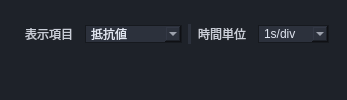
        <widget class="QFrame" name="gridFrame_1">
         <property name="minimumSize">
          <size>
           <width>0</width>
           <height>0</height>
          </size>
         </property>
         <property name="styleSheet">
          <string notr="true">QFrame{
background-color: rgb(30, 34, 41);
border-color:rgb(30, 34, 41);
border-width: 1px;
border-style: solid;
border-radius: 10px;
font: 12px bold italic large &quot;游ゴシック&quot;;
}</string>
         </property>
         <property name="frameShape">
          <enum>QFrame::StyledPanel</enum>
         </property>
         <property name="frameShadow">
          <enum>QFrame::Raised</enum>
         </property>
         <layout class="QGridLayout" name="gridLayout_3">
          <property name="leftMargin">
           <number>6</number>
          </property>
          <property name="topMargin">
           <number>6</number>
          </property>
          <property name="rightMargin">
           <number>0</number>
          </property>
          <property name="bottomMargin">
           <number>6</number>
          </property>
          <property name="horizontalSpacing">
           <number>6</number>
          </property>
          <property name="verticalSpacing">
           <number>0</number>
          </property>
          <item row="0" column="0">
           <widget class="QFrame" name="frame">
            <property name="frameShape">
             <enum>QFrame::StyledPanel</enum>
            </property>
            <property name="frameShadow">
             <enum>QFrame::Raised</enum>
            </property>
            <layout class="QGridLayout" name="gridLayout">
             <property name="leftMargin">
              <number>6</number>
             </property>
             <property name="topMargin">
              <number>6</number>
             </property>
             <property name="rightMargin">
              <number>6</number>
             </property>
             <property name="bottomMargin">
              <number>6</number>
             </property>
             <item row="0" column="0" alignment="Qt::AlignLeft|Qt::AlignTop">
              <widget class="QFrame" name="frame_65">
               <property name="frameShape">
                <enum>QFrame::StyledPanel</enum>
               </property>
               <property name="frameShadow">
                <enum>QFrame::Raised</enum>
               </property>
               <layout class="QHBoxLayout" name="horizontalLayout_4">
                <item>
                 <widget class="QLabel" name="label_44">
                  <property name="styleSheet">
                   <string notr="true">font: 12px &quot;游ゴシック&quot;;
color: rgb(202, 206, 216);
padding-right:5px;</string>
                  </property>
                  <property name="text">
                   <string>表示項目</string>
                  </property>
                  <property name="alignment">
                   <set>Qt::AlignCenter</set>
                  </property>
                 </widget>
                </item>
                <item>
                 <widget class="QComboBox" name="graphItem_combobox">
                  <property name="minimumSize">
                   <size>
                    <width>0</width>
                    <height>0</height>
                   </size>
                  </property>
                  <property name="maximumSize">
                   <size>
                    <width>16777215</width>
                    <height>16777215</height>
                   </size>
                  </property>
                  <property name="styleSheet">
                   <string notr="true">background-color: rgb(44, 49, 60);
font: 14px &quot;游ゴシック&quot;;
color: rgb(225, 230, 241);
border-color: rgb(22, 25, 30);
border-width: 1px;
border-style: solid;
border-radius: 0px;
padding-left:5px;</string>
                  </property>
                  <item>
                   <property name="text">
                    <string>抵抗値</string>
                   </property>
                  </item>
                  <item>
                   <property name="text">
                    <string>運転パターン</string>
                   </property>
                  </item>
                 </widget>
                </item>
                <item>
                 <widget class="QFrame" name="frame_66">
                  <property name="minimumSize">
                   <size>
                    <width>3</width>
                    <height>0</height>
                   </size>
                  </property>
                  <property name="maximumSize">
                   <size>
                    <width>3</width>
                    <height>16777215</height>
                   </size>
                  </property>
                  <property name="styleSheet">
                   <string notr="true">background-color: rgb(44, 49, 60);
border:none;</string>
                  </property>
                  <property name="frameShape">
                   <enum>QFrame::StyledPanel</enum>
                  </property>
                  <property name="frameShadow">
                   <enum>QFrame::Raised</enum>
                  </property>
                 </widget>
                </item>
                <item>
                 <widget class="QLabel" name="timeUnit_Label">
                  <property name="styleSheet">
                   <string notr="true">font: 12px &quot;游ゴシック&quot;;
color: rgb(202, 206, 216);
padding-right:5px;</string>
                  </property>
                  <property name="text">
                   <string>時間単位</string>
                  </property>
                  <property name="alignment">
                   <set>Qt::AlignCenter</set>
                  </property>
                 </widget>
                </item>
                <item>
                 <widget class="QComboBox" name="timeUnit_comboBox">
                  <property name="minimumSize">
                   <size>
                    <width>0</width>
                    <height>0</height>
                   </size>
                  </property>
                  <property name="maximumSize">
                   <size>
                    <width>16777215</width>
                    <height>16777215</height>
                   </size>
                  </property>
                  <property name="styleSheet">
                   <string notr="true">background-color: rgb(44, 49, 60);
font: 14px &quot;游ゴシック&quot;;
color: rgb(225, 230, 241);
border-color: rgb(22, 25, 30);
border-width: 1px;
border-style: solid;
border-radius: 0px;
padding-left:5px;</string>
                  </property>
                  <item>
                   <property name="text">
                    <string>1s/div</string>
                   </property>
                  </item>
                  <item>
                   <property name="text">
                    <string>1min/div</string>
                   </property>
                  </item>
                  <item>
                   <property name="text">
                    <string>1h/div</string>
                   </property>
                  </item>
                 </widget>
                </item>
               </layout>
              </widget>
             </item>
             <item row="1" column="0">
              <widget class="QFrame" name="frame_2">
               <property name="minimumSize">
                <size>
                 <width>0</width>
                 <height>0</height>
                </size>
               </property>
               <property name="frameShape">
                <enum>QFrame::StyledPanel</enum>
               </property>
               <property name="frameShadow">
                <enum>QFrame::Raised</enum>
               </property>
               <layout class="QGridLayout" name="realtime_grapgLayout">
                <property name="rightMargin">
                 <number>25</number>
                </property>
               </layout>
              </widget>
             </item>
            </layout>
           </widget>
          </item>
         </layout>
        </widget>
